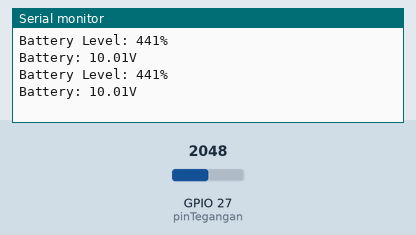
The sketch below on a simulated ESP32. Shown: the last lines printed to the serial monitor. Inputs (shaded band) come from the test bench; at power-on: GPIO 27 (pinTegangan) = 2048.

Above: at 1.2 s.
1.3 s: GPIO 27 (pinTegangan) set to 2866
At 2.6 s:
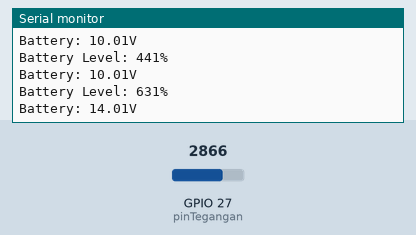
2.8 s: GPIO 27 (pinTegangan) set to 3603
At 3.7 s:
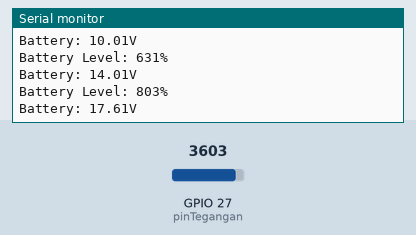
Timing chart, 0 to 5.8 s (numbered marks = the images above; inputs shaded):
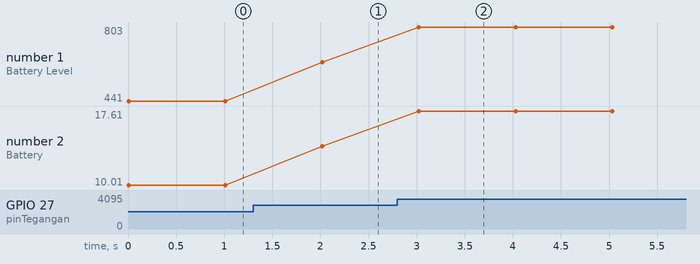

Measured:
- after the input at 1.3 s, the serial monitor: prints a new line after 0.72 s (image 1)
- after the input at 2.8 s, the serial monitor: prints a new line after 0.22 s (image 2)
- plotted number 1: 441 → 631 after the input at 1.3 s, 631 → 803 after the input at 2.8 s
- plotted number 2: 10.01 → 14.01 after the input at 1.3 s, 14.01 → 17.61 after the input at 2.8 s

The sketch:

Trimed_Mean_Baterai.ino
```cpp
// Define analog input for battery voltage measurement
#define pinTegangan 27

// Resistor values in voltage divider
float R1 = 30000.0;
float R2 = 7500.0;
float in_voltage = 0;
float adc_voltage = 0;

// Reference Voltage
float ref_voltage = 5.0;

// Variables for battery capacity measurement
float faktorTrim = 0.20; // 5%-20%
int jumlahSampel = 50;
float maxV = 14.2;  // maksimum tegangan baterai
float minV = 3.7;  // minimum tegangan baterai

void setup() {
  Serial.begin(9600);
  pinMode(pinTegangan, INPUT);
}

float readBatteryVoltage() {
  int adc_value = analogRead(pinTegangan);
  adc_voltage = (adc_value * ref_voltage) / 1023.0; // Convert ADC value to voltage
  in_voltage = adc_voltage * ((R1 + R2) / R2); // Calculate input voltage based on voltage divider
  return in_voltage;
}

int persenBAT() {
  float nilaiSensor[jumlahSampel];

  for (int i = 0; i < jumlahSampel; i++) {
    nilaiSensor[i] = readBatteryVoltage();
  }

  // Sorting
  for (int i = 0; i < jumlahSampel - 1; i++) {
    for (int j = i + 1; j < jumlahSampel; j++) {
      if (nilaiSensor[i] > nilaiSensor[j]) {
        float temp = nilaiSensor[i];
        nilaiSensor[i] = nilaiSensor[j];
        nilaiSensor[j] = temp;
      }
    }
  }

  // Trimmed mean
  float sum = 0;
  int validCount = jumlahSampel * (1 - faktorTrim);
  for (int i = jumlahSampel * (faktorTrim / 2); i < jumlahSampel * (1 - (faktorTrim / 2)); i++) {
    sum += nilaiSensor[i];
  }

  float meanVoltage = sum / validCount;
  int batteryPercent = map(meanVoltage * 100, minV * 100, maxV * 100, 0, 100);

  return batteryPercent;
}

void loop() {
  int batteryLevel = persenBAT();
  Serial.print("Battery Level: ");
  Serial.print(batteryLevel);
  Serial.println("%");
  Serial.print("Battery: ");
  Serial.print(adc_voltage);
  Serial.println("V");

  delay(1000); // Delay between readings
}
```
